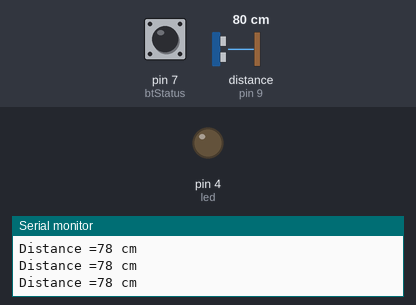
A sketch run on a simulated Arduino Uno, built with avr-gcc and run on an emulated ATmega328P. Parts: output pins drawn as LEDs (lit = HIGH), the last lines printed to the serial monitor. Wiring (inferred from the names in the program): ultrasonic range finder: trigger pin 8; echo pin 9. The inputs (shaded band) are chosen by the test bench; at power-on: distance to the obstacle (sensor on pin 9) 80 cm, pin 7 (btStatus) HIGH. The echo pulse lasts 58.3 µs per cm; pins used as bus, display or sensor lines are not drawn.

Above: at 3.2 s.
3.3 s: distance to the obstacle (sensor on pin 9) set to 54 cm
4.8 s: distance to the obstacle (sensor on pin 9) set to 47 cm
At 5.5 s:
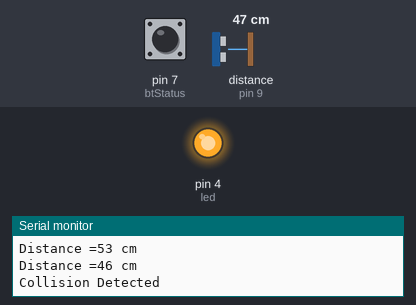
Timing chart, 0 to 7.8 s (numbered marks = the images above; inputs shaded):
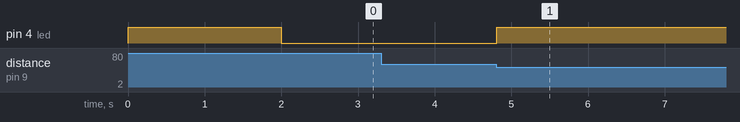

Measured:
- the behaviour switches between 51 and 50 cm on distance to the obstacle (sensor on pin 9) (found by bisection; images 0 and 1)
- after the input at 4.8 s, pin 4 (led): LOW → HIGH at once

The sketch:

nodemaster.ino
```cpp
#include <Arduino.h>
#include <SoftwareSerial.h>
//Bluetooth
#define RX 11
#define TX 10
#define btStatus 7
SoftwareSerial btSerial(TX,RX);
//Indicator LED
#define led 4
//Ultrasonic sensor
#define trigger 8
#define echo 9
int duration=0,maxDistance=50;
long distance=0;
//relay
#define relay 9999

//conditions
bool btConnected=false;
bool awake=true;
int command=99;


void setup() {
  btSerial.begin(38400);
  Serial.begin(38400);
  //bluetooth
  pinMode(btStatus,INPUT);
  //indicator
  pinMode(led,OUTPUT);
  //Ultrasonic
  pinMode(trigger,OUTPUT);
  pinMode(echo,INPUT);
  digitalWrite(led,HIGH);
  delay(2000);
  digitalWrite(led,LOW);

}

void loop() {

  while(btConnected==true){
    if(checkUltrasonic()<maxDistance){
      Serial.println("Collision Detected");
      digitalWrite(led,HIGH);
      btSerial.write('1');
        delay(1000);
      awake=true;
      Serial.println("Waiting for commands");
      while(awake){
        if(btSerial.available()>0){
          command=btSerial.read();
          Serial.print("Found command :");
          Serial.println(command);
          if(command!='0'){
            digitalWrite(led,LOW);
            awake=false;
          }

        }

      }

    }
   if(digitalRead(btStatus)==LOW){
     Serial.println("DISCONNECTED");
     btConnected=false;
  }
  }
  btConnected=false;
  if(digitalRead(btStatus)==HIGH){
   Serial.println("CONNECTED");
   btConnected=true;
  }
}

long checkUltrasonic(){
  digitalWrite(trigger,LOW);
  delayMicroseconds(2);
  digitalWrite(trigger,HIGH);
  delayMicroseconds(10);
  digitalWrite(trigger,LOW);
  duration=pulseIn(echo,HIGH);
  distance= Distance(duration);
  Serial.print("Distance =");
  Serial.print(distance);
  Serial.println(" cm");
  return distance;


  delay(1000);
}

long Distance(long time){
  long DistanceCalc;
   DistanceCalc=((time * 0.034)/2);
   return DistanceCalc;

}
```
